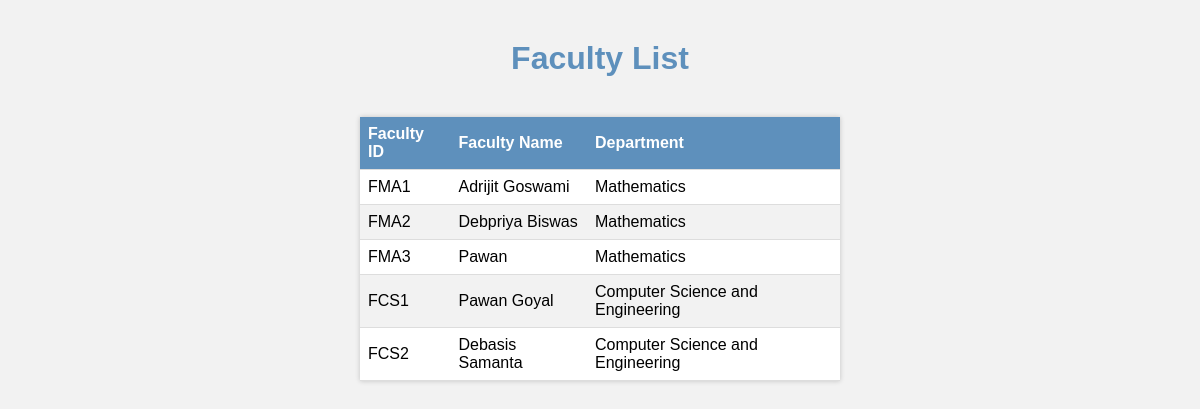
Screenshot of /faculty with the database file from the repository.
### polls/models.py (models this page shows, shortened)
class faculty(models.Model):
    faculty_id = models.CharField(max_length=200, primary_key=True, unique=True, null=False)
    name = models.CharField(max_length=200, null=False)
    department_id = models.ForeignKey(department, on_delete=models.CASCADE)
    username = models.CharField(max_length=20, null=False, unique=True)
    password = password = models.CharField(max_length=15, null=False)

class department(models.Model):
    department_id = models.CharField(max_length=200, primary_key=True, unique=True, null=False)
    name = models.CharField(max_length=200, null=False)

### polls/views.py (the view)
# urls.py: path('faculty', views.view_faculty_list, name="view_faculty_list"),
def view_faculty_list(request):
    departments_all = []
    for dept in department.objects.all():
       dept_dict = department_info()
       dept_dict.dept_id = dept.department_id
       dept_dict.dept_name = dept.name
       departments_all.append(dept_dict)
    faculty_all = []
    for prof in faculty.objects.all():
       faculty_dict = faculty_info()
       faculty_dict.faculty_id = prof.faculty_id
       faculty_dict.faculty_name = prof.name
       faculty_dict.dept_id = prof.department_id.department_id
       faculty_dict.dept_name = prof.department_id.name
       faculty_all.append(faculty_dict)
    return render(request, "polls/faculty.html", {"faculty_list": faculty_all})

### polls/template/polls/faculty.html (shortened to what this page needs)
{% load static %}
<!DOCTYPE html>
<html>
<head>
</head>
<body>
    <h1>Faculty List</h1>
    <table class="Faculty">
        <thead>
            <tr>
                <th>Faculty ID</th>
                <th>Faculty Name</th>
                <th>Department</th>
            </tr>
        </thead>
        <tbody>
            {% for item in faculty_list%}
            <tr>
                <td>{{item.faculty_id}}</td>
                <td>{{item.faculty_name}}</td>
                <td>{{item.dept_name}}</td>
            </tr>
            {% endfor %}
        </tbody>
    </table>
</body>

### polls/template/polls/faculty.html (style rules this page uses)
body { font-family: Arial, sans-serif; margin: 0; padding: 0; background-color: #f2f2f2; }
h1 { text-align: center; color: #5e90bc; margin-top: 40px; }
.Faculty { border-collapse: collapse; width: 40%; margin: 40px auto; background-color: white; box-shadow: 0px 0px 5px 0px rgba(0, 0, 0, 0.2); column-gap: 0ch; }
th, td { text-align: left; padding: 8px; border-bottom: 1px solid #ddd; }
th { background-color: #5e90bc; color: white; }
tr:nth-child(even) { background-color: #f2f2f2; }

### rows the page displays
faculty: faculty_id "FMA1", faculty_name "Adrijit Goswami"
department: dept_name "Mathematics" "Mathematics" "Mathematics"
faculty: faculty_id "FMA2", faculty_name "Debpriya Biswas"
faculty: faculty_id "FMA3", faculty_name "Pawan"
faculty: faculty_id "FCS1", faculty_name "Pawan Goyal"
department: dept_name "Computer Science and Engineering" "Computer Science and Engineering"
faculty: faculty_id "FCS2", faculty_name "Debasis Samanta"
